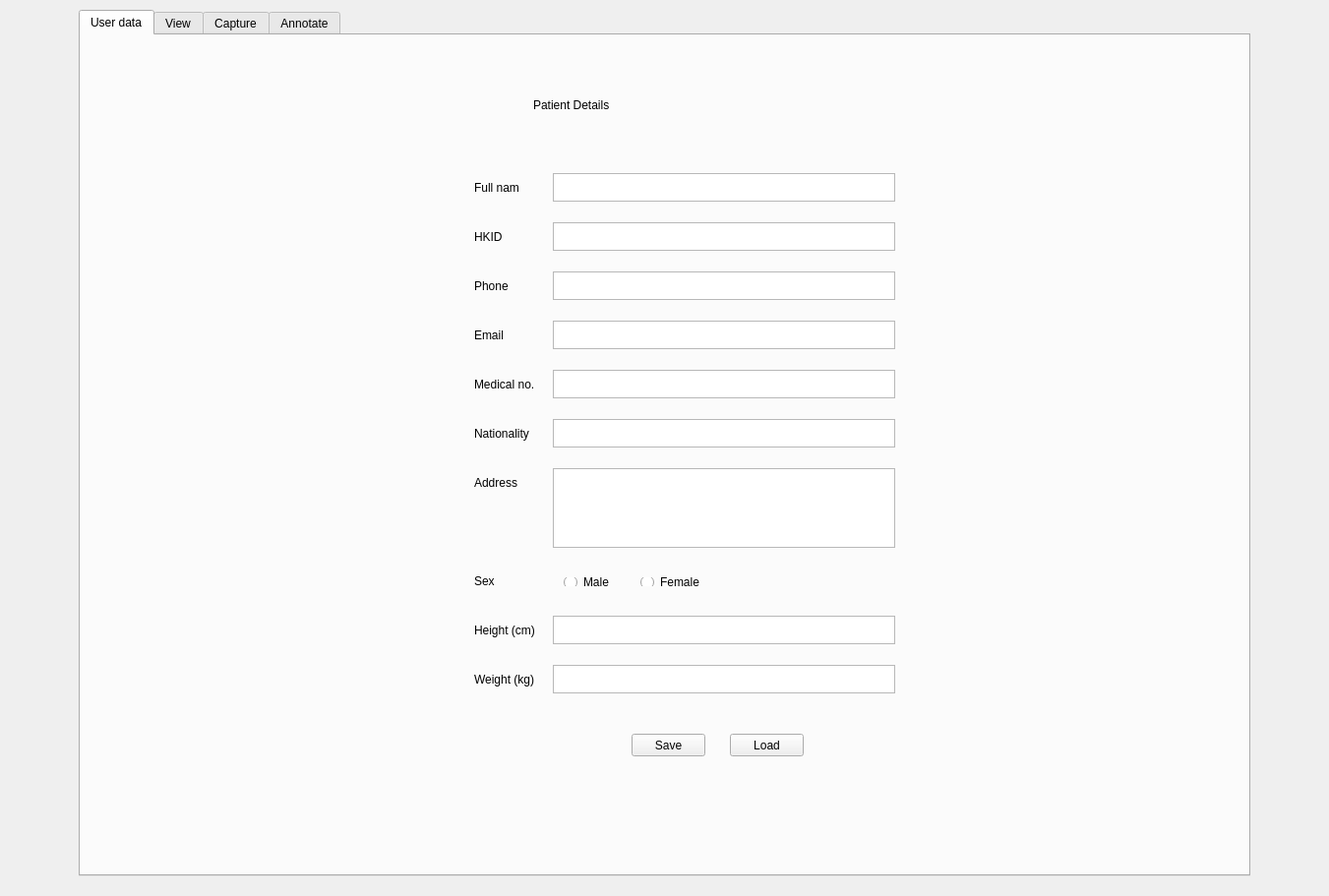
<?xml version="1.0" encoding="UTF-8"?>
<ui version="4.0">
 <class>DesktopAppClass</class>
 <widget class="QWidget" name="DesktopAppClass">
  <property name="geometry">
   <rect>
    <x>0</x>
    <y>0</y>
    <width>1351</width>
    <height>911</height>
   </rect>
  </property>
  <property name="windowTitle">
   <string>DesktopApp</string>
  </property>
  <widget class="QTabWidget" name="tabWidget">
   <property name="geometry">
    <rect>
     <x>80</x>
     <y>10</y>
     <width>1191</width>
     <height>881</height>
    </rect>
   </property>
   <property name="styleSheet">
    <string notr="true">font: 8pt &quot;MS Shell Dlg 2&quot;;</string>
   </property>
   <property name="currentIndex">
    <number>0</number>
   </property>
   <widget class="QWidget" name="patientDataTab">
    <attribute name="title">
     <string>User data</string>
    </attribute>
    <widget class="QLabel" name="formTitle">
     <property name="geometry">
      <rect>
       <x>460</x>
       <y>0</y>
       <width>321</width>
       <height>141</height>
      </rect>
     </property>
     <property name="styleSheet">
      <string notr="true">font: 36pt &quot;MS Shell Dlg 2&quot;;</string>
     </property>
     <property name="text">
      <string>Patient Details</string>
     </property>
    </widget>
    <widget class="QTextEdit" name="nameInput">
     <property name="geometry">
      <rect>
       <x>480</x>
       <y>140</y>
       <width>348</width>
       <height>29</height>
      </rect>
     </property>
    </widget>
    <widget class="QLabel" name="nameLabel">
     <property name="geometry">
      <rect>
       <x>400</x>
       <y>140</y>
       <width>45</width>
       <height>29</height>
      </rect>
     </property>
     <property name="text">
      <string>Full name</string>
     </property>
    </widget>
    <widget class="QLabel" name="idLabel">
     <property name="geometry">
      <rect>
       <x>400</x>
       <y>190</y>
       <width>45</width>
       <height>29</height>
      </rect>
     </property>
     <property name="text">
      <string>HKID</string>
     </property>
    </widget>
    <widget class="QTextEdit" name="idInput">
     <property name="geometry">
      <rect>
       <x>480</x>
       <y>190</y>
       <width>348</width>
       <height>29</height>
      </rect>
     </property>
    </widget>
    <widget class="QLabel" name="sexLabel">
     <property name="geometry">
      <rect>
       <x>400</x>
       <y>540</y>
       <width>45</width>
       <height>29</height>
      </rect>
     </property>
     <property name="text">
      <string>Sex</string>
     </property>
    </widget>
    <widget class="QWidget" name="horizontalLayoutWidget_2">
     <property name="geometry">
      <rect>
       <x>480</x>
       <y>540</y>
       <width>171</width>
       <height>31</height>
      </rect>
     </property>
     <layout class="QHBoxLayout" name="sexInput">
      <item>
       <widget class="QRadioButton" name="male">
        <property name="text">
         <string>Male</string>
        </property>
       </widget>
      </item>
      <item>
       <widget class="QRadioButton" name="female">
        <property name="text">
         <string>Female</string>
        </property>
       </widget>
      </item>
     </layout>
    </widget>
    <widget class="QTextEdit" name="phoneInput">
     <property name="geometry">
      <rect>
       <x>480</x>
       <y>240</y>
       <width>348</width>
       <height>29</height>
      </rect>
     </property>
    </widget>
    <widget class="QLabel" name="phoneLabel">
     <property name="geometry">
      <rect>
       <x>400</x>
       <y>240</y>
       <width>45</width>
       <height>29</height>
      </rect>
     </property>
     <property name="text">
      <string>Phone</string>
     </property>
    </widget>
    <widget class="QLabel" name="emailLabel">
     <property name="geometry">
      <rect>
       <x>400</x>
       <y>290</y>
       <width>45</width>
       <height>29</height>
      </rect>
     </property>
     <property name="text">
      <string>Email</string>
     </property>
    </widget>
    <widget class="QTextEdit" name="emailInput">
     <property name="geometry">
      <rect>
       <x>480</x>
       <y>290</y>
       <width>348</width>
       <height>29</height>
      </rect>
     </property>
    </widget>
    <widget class="QTextEdit" name="medicalInput">
     <property name="geometry">
      <rect>
       <x>480</x>
       <y>340</y>
       <width>348</width>
       <height>29</height>
      </rect>
     </property>
    </widget>
    <widget class="QLabel" name="medicalLabel">
     <property name="geometry">
      <rect>
       <x>400</x>
       <y>340</y>
       <width>61</width>
       <height>29</height>
      </rect>
     </property>
     <property name="text">
      <string>Medical no.</string>
     </property>
    </widget>
    <widget class="QTextEdit" name="nationalityInput">
     <property name="geometry">
      <rect>
       <x>480</x>
       <y>390</y>
       <width>348</width>
       <height>29</height>
      </rect>
     </property>
    </widget>
    <widget class="QLabel" name="nationalityLabel">
     <property name="geometry">
      <rect>
       <x>400</x>
       <y>390</y>
       <width>61</width>
       <height>29</height>
      </rect>
     </property>
     <property name="text">
      <string>Nationality</string>
     </property>
    </widget>
    <widget class="QLabel" name="addressLabel">
     <property name="geometry">
      <rect>
       <x>400</x>
       <y>440</y>
       <width>61</width>
       <height>29</height>
      </rect>
     </property>
     <property name="text">
      <string>Address</string>
     </property>
    </widget>
    <widget class="QTextEdit" name="addressInput">
     <property name="geometry">
      <rect>
       <x>480</x>
       <y>440</y>
       <width>348</width>
       <height>81</height>
      </rect>
     </property>
    </widget>
    <widget class="QLabel" name="heightLabel">
     <property name="geometry">
      <rect>
       <x>400</x>
       <y>590</y>
       <width>61</width>
       <height>29</height>
      </rect>
     </property>
     <property name="text">
      <string>Height (cm)</string>
     </property>
    </widget>
    <widget class="QTextEdit" name="heightInput">
     <property name="geometry">
      <rect>
       <x>480</x>
       <y>590</y>
       <width>348</width>
       <height>29</height>
      </rect>
     </property>
    </widget>
    <widget class="QLabel" name="weightLabel">
     <property name="geometry">
      <rect>
       <x>400</x>
       <y>640</y>
       <width>61</width>
       <height>29</height>
      </rect>
     </property>
     <property name="text">
      <string>Weight (kg)</string>
     </property>
    </widget>
    <widget class="QTextEdit" name="weightInput">
     <property name="geometry">
      <rect>
       <x>480</x>
       <y>640</y>
       <width>348</width>
       <height>29</height>
      </rect>
     </property>
    </widget>
    <widget class="QPushButton" name="savePatientButton">
     <property name="geometry">
      <rect>
       <x>560</x>
       <y>710</y>
       <width>75</width>
       <height>23</height>
      </rect>
     </property>
     <property name="text">
      <string>Save</string>
     </property>
    </widget>
    <widget class="QLabel" name="patientDataValidation">
     <property name="geometry">
      <rect>
       <x>470</x>
       <y>760</y>
       <width>341</width>
       <height>71</height>
      </rect>
     </property>
     <property name="text">
      <string/>
     </property>
     <property name="alignment">
      <set>Qt::AlignCenter</set>
     </property>
    </widget>
    <widget class="QPushButton" name="loadPatientButton">
     <property name="geometry">
      <rect>
       <x>660</x>
       <y>710</y>
       <width>75</width>
       <height>23</height>
      </rect>
     </property>
     <property name="text">
      <string>Load</string>
     </property>
    </widget>
    <zorder>formTitle</zorder>
    <zorder>nameInput</zorder>
    <zorder>nameLabel</zorder>
    <zorder>idInput</zorder>
    <zorder>idLabel</zorder>
    <zorder>sexLabel</zorder>
    <zorder>horizontalLayoutWidget_2</zorder>
    <zorder>phoneInput</zorder>
    <zorder>phoneLabel</zorder>
    <zorder>emailLabel</zorder>
    <zorder>emailInput</zorder>
    <zorder>medicalInput</zorder>
    <zorder>medicalLabel</zorder>
    <zorder>nationalityInput</zorder>
    <zorder>nationalityLabel</zorder>
    <zorder>addressLabel</zorder>
    <zorder>addressInput</zorder>
    <zorder>heightLabel</zorder>
    <zorder>heightInput</zorder>
    <zorder>weightLabel</zorder>
    <zorder>weightInput</zorder>
    <zorder>savePatientButton</zorder>
    <zorder>patientDataValidation</zorder>
    <zorder>loadPatientButton</zorder>
   </widget>
   <widget class="QWidget" name="viewTab">
    <attribute name="title">
     <string>View</string>
    </attribute>
    <widget class="QWidget" name="layoutWidget">
     <property name="geometry">
      <rect>
       <x>70</x>
       <y>70</y>
       <width>741</width>
       <height>601</height>
      </rect>
     </property>
     <layout class="QVBoxLayout" name="verticalLayout">
      <item>
       <widget class="QGraphicsView" name="graphicsViewVideo"/>
      </item>
      <item>
       <layout class="QHBoxLayout" name="horizontalLayout">
        <item>
         <widget class="QGraphicsView" name="graphicsViewVideo2"/>
        </item>
        <item>
         <widget class="QGraphicsView" name="graphicsViewVideo3"/>
        </item>
       </layout>
      </item>
     </layout>
    </widget>
   </widget>
   <widget class="QWidget" name="captureTab">
    <property name="styleSheet">
     <string notr="true"/>
    </property>
    <attribute name="title">
     <string>Capture</string>
    </attribute>
    <widget class="QGraphicsView" name="graphicsViewVideo4">
     <property name="geometry">
      <rect>
       <x>70</x>
       <y>70</y>
       <width>631</width>
       <height>321</height>
      </rect>
     </property>
    </widget>
    <widget class="QPushButton" name="captureButton">
     <property name="geometry">
      <rect>
       <x>460</x>
       <y>760</y>
       <width>75</width>
       <height>23</height>
      </rect>
     </property>
     <property name="text">
      <string>capture</string>
     </property>
    </widget>
    <widget class="QGraphicsView" name="graphicsViewImage">
     <property name="geometry">
      <rect>
       <x>70</x>
       <y>410</y>
       <width>591</width>
       <height>301</height>
      </rect>
     </property>
    </widget>
    <widget class="QPushButton" name="saveButtonCaptureTab">
     <property name="geometry">
      <rect>
       <x>540</x>
       <y>760</y>
       <width>75</width>
       <height>23</height>
      </rect>
     </property>
     <property name="text">
      <string>save</string>
     </property>
    </widget>
    <widget class="QWidget" name="layoutWidget">
     <property name="geometry">
      <rect>
       <x>460</x>
       <y>730</y>
       <width>323</width>
       <height>19</height>
      </rect>
     </property>
     <layout class="QHBoxLayout" name="horizontalLayout_2">
      <item>
       <widget class="QRadioButton" name="radioButton">
        <property name="text">
         <string>Color</string>
        </property>
       </widget>
      </item>
      <item>
       <widget class="QRadioButton" name="radioButton2">
        <property name="text">
         <string>Depth</string>
        </property>
       </widget>
      </item>
      <item>
       <widget class="QRadioButton" name="radioButton3">
        <property name="text">
         <string>Color to Depth</string>
        </property>
       </widget>
      </item>
      <item>
       <widget class="QRadioButton" name="radioButton4">
        <property name="text">
         <string>Depth to Color</string>
        </property>
       </widget>
      </item>
     </layout>
    </widget>
    <widget class="QPushButton" name="annotateButtonCaptureTab">
     <property name="geometry">
      <rect>
       <x>710</x>
       <y>760</y>
       <width>75</width>
       <height>23</height>
      </rect>
     </property>
     <property name="text">
      <string>Analysis</string>
     </property>
    </widget>
    <widget class="QGraphicsView" name="graphicsViewVideo5">
     <property name="geometry">
      <rect>
       <x>720</x>
       <y>70</y>
       <width>381</width>
       <height>321</height>
      </rect>
     </property>
    </widget>
    <widget class="QLabel" name="imuText">
     <property name="geometry">
      <rect>
       <x>680</x>
       <y>440</y>
       <width>411</width>
       <height>31</height>
      </rect>
     </property>
     <property name="text">
      <string/>
     </property>
     <property name="alignment">
      <set>Qt::AlignCenter</set>
     </property>
    </widget>
    <widget class="QGraphicsView" name="graphicsViewGyroscope">
     <property name="geometry">
      <rect>
       <x>680</x>
       <y>500</y>
       <width>191</width>
       <height>211</height>
      </rect>
     </property>
    </widget>
    <widget class="QGraphicsView" name="graphicsViewAccelerometer">
     <property name="geometry">
      <rect>
       <x>910</x>
       <y>500</y>
       <width>191</width>
       <height>211</height>
      </rect>
     </property>
    </widget>
    <widget class="QLabel" name="saveInfoCaptureTab">
     <property name="geometry">
      <rect>
       <x>466</x>
       <y>790</y>
       <width>311</width>
       <height>51</height>
      </rect>
     </property>
     <property name="text">
      <string/>
     </property>
     <property name="alignment">
      <set>Qt::AlignCenter</set>
     </property>
     <property name="wordWrap">
      <bool>true</bool>
     </property>
    </widget>
    <widget class="QPushButton" name="saveVideoButton">
     <property name="geometry">
      <rect>
       <x>624</x>
       <y>760</y>
       <width>81</width>
       <height>23</height>
      </rect>
     </property>
     <property name="text">
      <string>start recording</string>
     </property>
    </widget>
    <widget class="QLabel" name="recordingIndicatorText">
     <property name="geometry">
      <rect>
       <x>70</x>
       <y>30</y>
       <width>191</width>
       <height>31</height>
      </rect>
     </property>
     <property name="styleSheet">
      <string notr="true">font: 75 14pt &quot;MS Shell Dlg 2&quot;;
color: rgb(255, 0, 5);
</string>
     </property>
     <property name="text">
      <string>Recording</string>
     </property>
    </widget>
   </widget>
   <widget class="QWidget" name="annotateTab">
    <attribute name="title">
     <string>Annotate</string>
    </attribute>
    <widget class="QGraphicsView" name="graphicsViewAnnotation">
     <property name="geometry">
      <rect>
       <x>120</x>
       <y>30</y>
       <width>401</width>
       <height>331</height>
      </rect>
     </property>
    </widget>
    <widget class="QLabel" name="annotationsText">
     <property name="geometry">
      <rect>
       <x>730</x>
       <y>540</y>
       <width>271</width>
       <height>171</height>
      </rect>
     </property>
     <property name="styleSheet">
      <string notr="true">font: 12pt &quot;MS Shell Dlg 2&quot;;</string>
     </property>
     <property name="text">
      <string/>
     </property>
     <property name="alignment">
      <set>Qt::AlignCenter</set>
     </property>
    </widget>
    <widget class="QWidget" name="horizontalLayoutWidget">
     <property name="geometry">
      <rect>
       <x>700</x>
       <y>410</y>
       <width>321</width>
       <height>31</height>
      </rect>
     </property>
     <layout class="QHBoxLayout" name="horizontalLayout_3">
      <item>
       <widget class="QPushButton" name="saveButtonAnnotateTab">
        <property name="text">
         <string>Save</string>
        </property>
       </widget>
      </item>
      <item>
       <widget class="QPushButton" name="annotateButtonAnnotateTab">
        <property name="text">
         <string>Fetch annotations</string>
        </property>
       </widget>
      </item>
      <item>
       <widget class="QPushButton" name="reportButton">
        <property name="text">
         <string>Generate report</string>
        </property>
       </widget>
      </item>
     </layout>
    </widget>
    <widget class="QGraphicsView" name="graphicsViewAnnotation2">
     <property name="geometry">
      <rect>
       <x>650</x>
       <y>30</y>
       <width>401</width>
       <height>331</height>
      </rect>
     </property>
    </widget>
    <widget class="QGraphicsView" name="graphicsViewAnnotation_2">
     <property name="geometry">
      <rect>
       <x>120</x>
       <y>420</y>
       <width>401</width>
       <height>331</height>
      </rect>
     </property>
    </widget>
    <widget class="QLabel" name="saveInfoAnnotateTab">
     <property name="geometry">
      <rect>
       <x>700</x>
       <y>460</y>
       <width>321</width>
       <height>51</height>
      </rect>
     </property>
     <property name="text">
      <string/>
     </property>
     <property name="alignment">
      <set>Qt::AlignCenter</set>
     </property>
     <property name="wordWrap">
      <bool>true</bool>
     </property>
    </widget>
   </widget>
  </widget>
 </widget>
 <layoutdefault spacing="6" margin="11"/>
 <resources>
  <include location="desktopapp.qrc"/>
 </resources>
 <connections/>
</ui>
